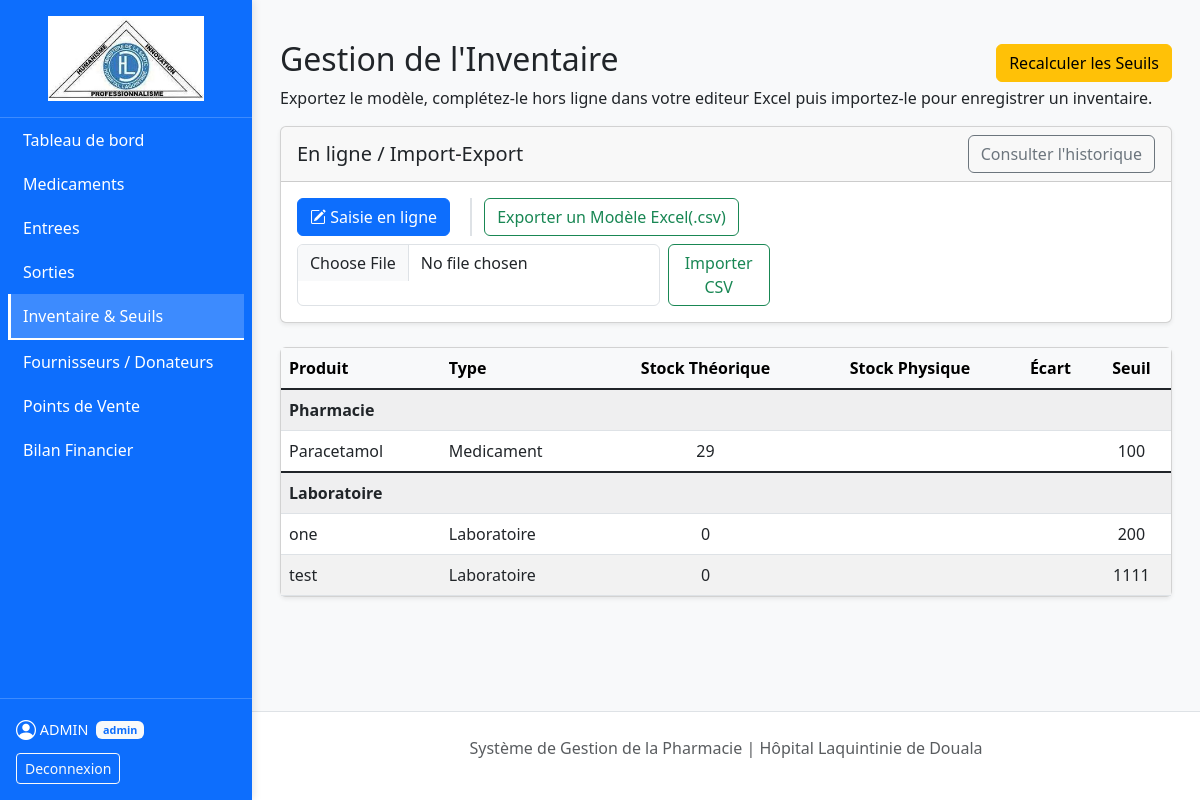
/pages/inventaire.php (signed in), run on the app's committed database.
### tables this page shows
CREATE TABLE `produits` (
  `id_produit` int(11) NOT NULL,
  `id_categorie` int(10) UNSIGNED NOT NULL,
  `nom_medicament` varchar(150) NOT NULL,
  `type_produit` enum('Medicament','Laboratoire') DEFAULT 'Medicament',
  `seuil_alerte` int(11) DEFAULT NULL,
  `stock_total` int(11) DEFAULT NULL,
  `marge_pourcentage` decimal(5,2) DEFAULT 20.00,
  `prix_unitaire` decimal(10,2) DEFAULT NULL
);

### pages/inventaire.php (the view, shortened to what this page needs)
<?php
require_once '../config/db.php';
$isAdmin = ($_SESSION['role'] === 'admin');
include '../includes/sidebar.php';
?>
<div class="container mt-4">
    <div class="d-flex justify-content-between align-items-center">
        <h2>Gestion de l'Inventaire</h2>
        <?php if ($isAdmin): ?>
            <form method="POST" onsubmit="return confirm('Cette action va remplacer les seuils d\'alerte de tous les produits. Voulez-vous continuer ?');">
                <button type="submit" name="btn_recalcul_seuil" class="btn btn-warning">Recalculer les Seuils</button>
            </form>
        <?php endif; ?>
    </div>
    <p>Exportez le modèle, complétez-le hors ligne dans votre editeur Excel puis importez‑le pour enregistrer un inventaire.</p>
    <?php if ($isAdmin): ?>
        <div class="card shadow-sm mb-4">
            <div class="card-header d-flex justify-content-between align-items-center">
                <h5 class="mb-0">En ligne / Import-Export</h5>
                <button type="button" class="btn btn-outline-secondary" data-bs-toggle="modal" data-bs-target="#modalHistory">
                    Consulter l'historique
                </button>
            </div>
            <div class="card-body">
                <div class="row g-2">
                    <div class="col-auto">
                        <button class="btn btn-primary" type="button" data-bs-toggle="collapse" data-bs-target="#onlineInventory" aria-expanded="false">
                            <i class="bi bi-pencil-square"></i> Saisie en ligne
                        </button>
                    </div>
                    <div class="col-auto border-end border-2 mx-2"></div>
                    <div class="col-auto">
                        <a href="?action=export" class="btn btn-outline-success">Exporter un Modèle Excel(.csv)</a>
                    </div>
                    <div class="col-auto">
                        <form method="POST" enctype="multipart/form-data" class="d-flex">
                            <input type="file" name="fichier_inventaire" class="form-control" required accept=".csv">
                            <button type="submit" name="btn_import_inventaire" class="btn btn-outline-success ms-2">Importer CSV</button>
                        </form>
                    </div>
                </div>
            </div>
        </div>
    <?php endif; ?>
    <div class="card shadow-sm mb-4">
        <div class="card-body p-0">
            <div class="table-responsive">
                <table class="table table-striped table-hover mb-0">
                    <thead class="table-light">
                        <tr>
                            <th>Produit</th>
                            <th>Type</th>
                            <th class="text-center">Stock Théorique</th>
                            <th class="text-center">Stock Physique</th>
                            <th class="text-center">Écart</th>
                            <th class="text-center">Seuil</th>
                        </tr>
                    </thead>
                    <tbody>
                    <?php
                        $produits = $pdo->query("SELECT id_produit, nom_medicament, type_produit, stock_total, seuil_alerte FROM produits ORDER BY (type_produit='Laboratoire'), nom_medicament ASC")->fetchAll();
                        $current_type_main = null;
                        foreach ($produits as $p):
                            if ($p['type_produit'] !== $current_type_main) {
                                $current_type_main = $p['type_produit'];
                                $display_type = ($current_type_main === 'Medicament') ? 'Pharmacie' : $current_type_main;
                                echo '<tr><td colspan="6" class="table-group-divider fw-bold bg-light-subtle">' . htmlspecialchars($display_type) . '</td></tr>';
                            }
                        ?>
                                <tr>
                                    <td><?= htmlspecialchars($p['nom_medicament']) ?></td>
                                    <td><?= htmlspecialchars($p['type_produit']) ?></td>
                                    <td class="text-center"><?= $p['stock_total'] ?></td>
                                    <td class="text-center"></td>
                                    <td class="text-center"></td>
                                    <td class="text-center"><?= $p['seuil_alerte'] ?></td>
                                </tr>
                        <?php endforeach; ?>
                    </tbody>
                </table>
            </div>
        </div>
    </div>
<?php include '../includes/footer.php'; ?>

### data on the page
produits: type_produit "Pharmacie", nom_medicament "Paracetamol", type_produit "Medicament", stock_total "29", seuil_alerte "100"
produits: type_produit "Laboratoire", nom_medicament "one", stock_total "0", seuil_alerte "200"
produits: nom_medicament "test", type_produit "Laboratoire", stock_total "0", seuil_alerte "1111"

### other printed values
$_SESSION['nom'] "ADMIN"
$_SESSION['role'] "admin"
